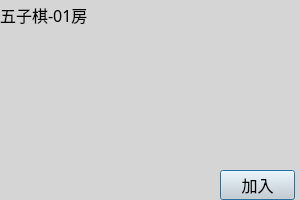
<?xml version="1.0" encoding="UTF-8"?>
<ui version="4.0">
 <class>RoomItem</class>
 <widget class="QDialog" name="RoomItem">
  <property name="geometry">
   <rect>
    <x>0</x>
    <y>0</y>
    <width>300</width>
    <height>200</height>
   </rect>
  </property>
  <property name="minimumSize">
   <size>
    <width>300</width>
    <height>200</height>
   </size>
  </property>
  <property name="maximumSize">
   <size>
    <width>300</width>
    <height>200</height>
   </size>
  </property>
  <property name="font">
   <font>
    <family>微软雅黑</family>
    <pointsize>12</pointsize>
   </font>
  </property>
  <property name="windowTitle">
   <string>Dialog</string>
  </property>
  <property name="styleSheet">
   <string notr="true">background-color: rgb(213, 213, 213);</string>
  </property>
  <widget class="QLabel" name="lb_title">
   <property name="geometry">
    <rect>
     <x>0</x>
     <y>0</y>
     <width>301</width>
     <height>30</height>
    </rect>
   </property>
   <property name="minimumSize">
    <size>
     <width>0</width>
     <height>30</height>
    </size>
   </property>
   <property name="maximumSize">
    <size>
     <width>16777215</width>
     <height>30</height>
    </size>
   </property>
   <property name="text">
    <string>五子棋-01房</string>
   </property>
  </widget>
  <widget class="QPushButton" name="pb_join">
   <property name="geometry">
    <rect>
     <x>220</x>
     <y>170</y>
     <width>75</width>
     <height>30</height>
    </rect>
   </property>
   <property name="minimumSize">
    <size>
     <width>0</width>
     <height>30</height>
    </size>
   </property>
   <property name="maximumSize">
    <size>
     <width>16777215</width>
     <height>30</height>
    </size>
   </property>
   <property name="styleSheet">
    <string notr="true">background-color: rgb(213, 213, 213);</string>
   </property>
   <property name="text">
    <string>加入</string>
   </property>
  </widget>
  <widget class="QLabel" name="lb_player1">
   <property name="geometry">
    <rect>
     <x>30</x>
     <y>40</y>
     <width>91</width>
     <height>111</height>
    </rect>
   </property>
   <property name="text">
    <string/>
   </property>
   <property name="pixmap">
    <pixmap resource="resource.qrc">:/icon/slotwait.png</pixmap>
   </property>
   <property name="scaledContents">
    <bool>true</bool>
   </property>
  </widget>
  <widget class="QLabel" name="lb_player2">
   <property name="geometry">
    <rect>
     <x>170</x>
     <y>40</y>
     <width>91</width>
     <height>111</height>
    </rect>
   </property>
   <property name="text">
    <string/>
   </property>
   <property name="pixmap">
    <pixmap resource="resource.qrc">:/icon/slotwait.png</pixmap>
   </property>
   <property name="scaledContents">
    <bool>true</bool>
   </property>
  </widget>
 </widget>
 <resources>
  <include location="resource.qrc"/>
 </resources>
 <connections/>
</ui>
